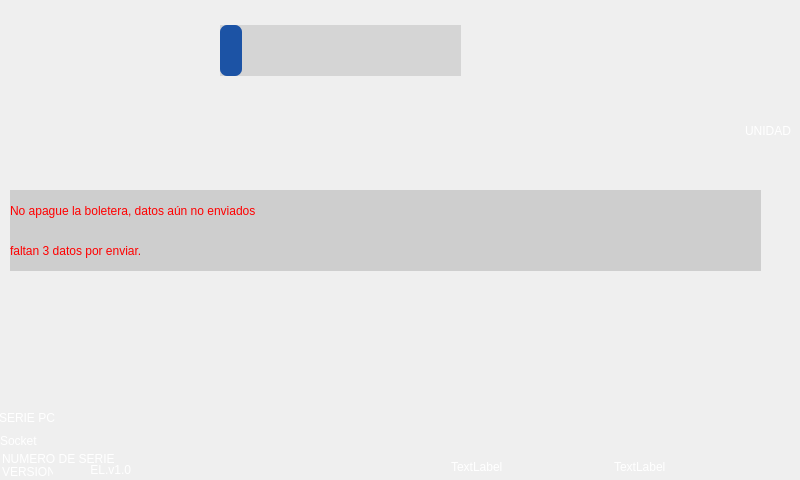
<?xml version="1.0" encoding="UTF-8"?>
<ui version="4.0">
 <class>Form</class>
 <widget class="QWidget" name="Form">
  <property name="geometry">
   <rect>
    <x>0</x>
    <y>0</y>
    <width>800</width>
    <height>480</height>
   </rect>
  </property>
  <property name="minimumSize">
   <size>
    <width>800</width>
    <height>480</height>
   </size>
  </property>
  <property name="maximumSize">
   <size>
    <width>800</width>
    <height>480</height>
   </size>
  </property>
  <property name="windowTitle">
   <string>Form</string>
  </property>
  <widget class="QLabel" name="label_font">
   <property name="geometry">
    <rect>
     <x>0</x>
     <y>0</y>
     <width>800</width>
     <height>480</height>
    </rect>
   </property>
   <property name="minimumSize">
    <size>
     <width>800</width>
     <height>480</height>
    </size>
   </property>
   <property name="maximumSize">
    <size>
     <width>800</width>
     <height>480</height>
    </size>
   </property>
   <property name="text">
    <string/>
   </property>
   <property name="pixmap">
    <pixmap>../Imagenes/wall2.jpg</pixmap>
   </property>
   <property name="scaledContents">
    <bool>true</bool>
   </property>
  </widget>
  <widget class="QLabel" name="label_fecha">
   <property name="geometry">
    <rect>
     <x>614</x>
     <y>454</y>
     <width>180</width>
     <height>25</height>
    </rect>
   </property>
   <property name="styleSheet">
    <string notr="true">font: 12pt &quot;Arial Rounded MT Bold&quot;;
color: rgb(255, 255, 255);</string>
   </property>
   <property name="text">
    <string>TextLabel</string>
   </property>
  </widget>
  <widget class="QLabel" name="label_senal_celular">
   <property name="geometry">
    <rect>
     <x>578</x>
     <y>457</y>
     <width>21</width>
     <height>21</height>
    </rect>
   </property>
   <property name="text">
    <string/>
   </property>
   <property name="pixmap">
    <pixmap>../Imagenes/no3G.Jpeg</pixmap>
   </property>
   <property name="scaledContents">
    <bool>true</bool>
   </property>
  </widget>
  <widget class="QLabel" name="label_conex_gps">
   <property name="geometry">
    <rect>
     <x>546</x>
     <y>457</y>
     <width>21</width>
     <height>20</height>
    </rect>
   </property>
   <property name="text">
    <string/>
   </property>
   <property name="pixmap">
    <pixmap>../Imagenes/noGPS.png</pixmap>
   </property>
   <property name="scaledContents">
    <bool>true</bool>
   </property>
  </widget>
  <widget class="QLabel" name="label_state_simcard">
   <property name="geometry">
    <rect>
     <x>375</x>
     <y>457</y>
     <width>34</width>
     <height>20</height>
    </rect>
   </property>
   <property name="text">
    <string/>
   </property>
   <property name="pixmap">
    <pixmap>../Imagenes/noSIM.png</pixmap>
   </property>
   <property name="scaledContents">
    <bool>true</bool>
   </property>
  </widget>
  <widget class="QLabel" name="label_4">
   <property name="geometry">
    <rect>
     <x>425</x>
     <y>456</y>
     <width>21</width>
     <height>21</height>
    </rect>
   </property>
   <property name="text">
    <string/>
   </property>
   <property name="pixmap">
    <pixmap>../Imagenes/noRed.Jpeg</pixmap>
   </property>
   <property name="scaledContents">
    <bool>true</bool>
   </property>
  </widget>
  <widget class="QLabel" name="label_5">
   <property name="geometry">
    <rect>
     <x>516</x>
     <y>457</y>
     <width>21</width>
     <height>20</height>
    </rect>
   </property>
   <property name="text">
    <string/>
   </property>
   <property name="pixmap">
    <pixmap>../Imagenes/noSocket.png</pixmap>
   </property>
   <property name="scaledContents">
    <bool>true</bool>
   </property>
  </widget>
  <widget class="QLabel" name="label_temp">
   <property name="geometry">
    <rect>
     <x>451</x>
     <y>457</y>
     <width>62</width>
     <height>20</height>
    </rect>
   </property>
   <property name="styleSheet">
    <string notr="true">font: 12pt &quot;Arial Rounded MT Bold&quot;;
color: rgb(255, 255, 255);</string>
   </property>
   <property name="text">
    <string>TextLabel</string>
   </property>
  </widget>
  <widget class="QLabel" name="label_num_ser">
   <property name="geometry">
    <rect>
     <x>2</x>
     <y>452</y>
     <width>191</width>
     <height>20</height>
    </rect>
   </property>
   <property name="styleSheet">
    <string notr="true">font: 8pt &quot;Arial Rounded MT Bold&quot;;
color: rgb(255, 255, 255);</string>
   </property>
   <property name="text">
    <string>NUMERO DE SERIE</string>
   </property>
   <property name="alignment">
    <set>Qt::AlignLeading|Qt::AlignLeft|Qt::AlignTop</set>
   </property>
  </widget>
  <widget class="QLabel" name="label_num_ver">
   <property name="geometry">
    <rect>
     <x>2</x>
     <y>462</y>
     <width>51</width>
     <height>20</height>
    </rect>
   </property>
   <property name="styleSheet">
    <string notr="true">font: 8pt &quot;Arial Rounded MT Bold&quot;;
color: rgb(255, 255, 255);</string>
   </property>
   <property name="text">
    <string>VERSION</string>
   </property>
  </widget>
  <widget class="QLabel" name="label_ser_pc">
   <property name="geometry">
    <rect>
     <x>-1</x>
     <y>410</y>
     <width>161</width>
     <height>16</height>
    </rect>
   </property>
   <property name="styleSheet">
    <string notr="true">font: 8pt &quot;Arial Rounded MT Bold&quot;;
color: rgb(255, 255, 255);</string>
   </property>
   <property name="text">
    <string>SERIE PC</string>
   </property>
  </widget>
  <widget class="QLabel" name="label_unidad">
   <property name="geometry">
    <rect>
     <x>530</x>
     <y>100</y>
     <width>261</width>
     <height>61</height>
    </rect>
   </property>
   <property name="styleSheet">
    <string notr="true">font: 75 30pt &quot;MS Shell Dlg 2&quot;;
color: rgb(255, 255, 255);</string>
   </property>
   <property name="text">
    <string>UNIDAD</string>
   </property>
   <property name="alignment">
    <set>Qt::AlignRight|Qt::AlignTrailing|Qt::AlignVCenter</set>
   </property>
  </widget>
  <widget class="QLabel" name="label_off">
   <property name="geometry">
    <rect>
     <x>10</x>
     <y>40</y>
     <width>40</width>
     <height>40</height>
    </rect>
   </property>
   <property name="text">
    <string/>
   </property>
   <property name="pixmap">
    <pixmap>../Imagenes/apagar.png</pixmap>
   </property>
   <property name="scaledContents">
    <bool>true</bool>
   </property>
  </widget>
  <widget class="QLabel" name="label_version_software">
   <property name="geometry">
    <rect>
     <x>70</x>
     <y>460</y>
     <width>61</width>
     <height>20</height>
    </rect>
   </property>
   <property name="styleSheet">
    <string notr="true">font: 75 8pt &quot;Rockwell&quot;;
color: rgb(255, 255, 255);</string>
   </property>
   <property name="text">
    <string>EL.v1.0</string>
   </property>
   <property name="alignment">
    <set>Qt::AlignRight|Qt::AlignTrailing|Qt::AlignVCenter</set>
   </property>
  </widget>
  <widget class="QLabel" name="label_socket">
   <property name="geometry">
    <rect>
     <x>0</x>
     <y>430</y>
     <width>91</width>
     <height>21</height>
    </rect>
   </property>
   <property name="styleSheet">
    <string notr="true">font: 75 10pt &quot;MS Shell Dlg 2&quot;;
color: rgb(255, 255, 255);</string>
   </property>
   <property name="text">
    <string>Socket</string>
   </property>
   <property name="alignment">
    <set>Qt::AlignLeading|Qt::AlignLeft|Qt::AlignVCenter</set>
   </property>
  </widget>
  <widget class="QLabel" name="label_datos_info">
   <property name="geometry">
    <rect>
     <x>10</x>
     <y>190</y>
     <width>751</width>
     <height>41</height>
    </rect>
   </property>
   <property name="styleSheet">
    <string notr="true">font: 18pt &quot;MS Shell Dlg 2&quot;;
color: rgb(255, 0, 0);
background-color: rgb(206, 206, 206);</string>
   </property>
   <property name="text">
    <string>No apague la boletera, datos aún no enviados</string>
   </property>
  </widget>
  <widget class="QLabel" name="label_datos_cantidad">
   <property name="geometry">
    <rect>
     <x>10</x>
     <y>230</y>
     <width>751</width>
     <height>41</height>
    </rect>
   </property>
   <property name="styleSheet">
    <string notr="true">font: 18pt &quot;MS Shell Dlg 2&quot;;
color: rgb(255, 0, 0);
background-color: rgb(206, 206, 206);</string>
   </property>
   <property name="text">
    <string>faltan 3 datos por enviar.</string>
   </property>
  </widget>
  <widget class="QScrollBar" name="Brillo">
   <property name="geometry">
    <rect>
     <x>220</x>
     <y>20</y>
     <width>241</width>
     <height>61</height>
    </rect>
   </property>
   <property name="cursor">
    <cursorShape>ClosedHandCursor</cursorShape>
   </property>
   <property name="styleSheet">
    <string notr="true">QScrollBar:horizontal {
	border: none;
    background: rgb(213, 213, 213);
    width: 14px;
    margin: 5px 0 5px 0;
	border-radius: 0px;
 }

QScrollBar::handle:horizontal {	
	background-color: rgb(28, 83, 165);
	min-height: 300px;
	border-radius: 7px;
}

QScrollBar::handle:horizontal:hover{	
	background-color: rgb(246, 130, 31);
}

QScrollBar::handle:horizontal:pressed {	
	background-color: rgb(246, 130, 31);
}</string>
   </property>
   <property name="orientation">
    <enum>Qt::Horizontal</enum>
   </property>
  </widget>
 </widget>
 <resources/>
 <connections/>
</ui>
